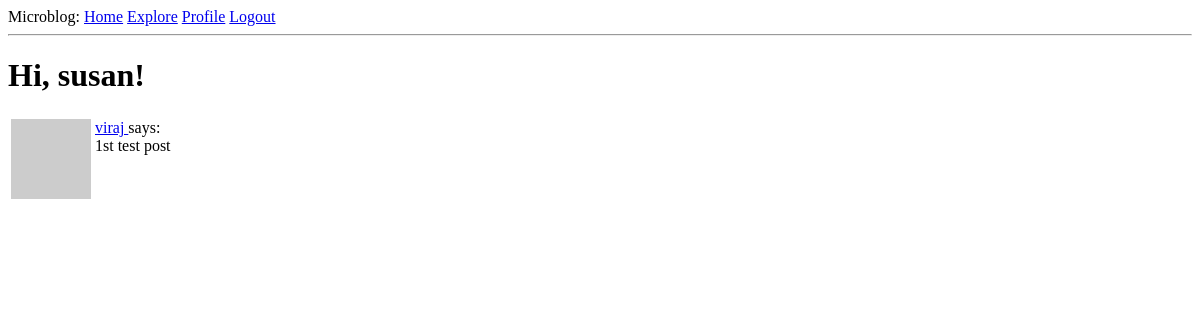
The page /explore (signed in) on the database as committed earlier.
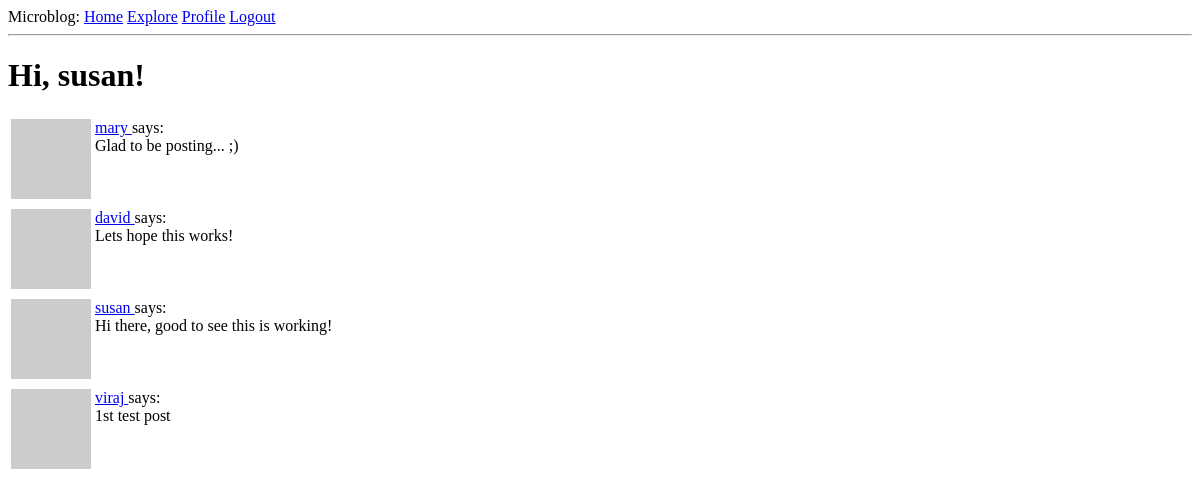
The same page on the database as committed later.
### app/models.py (models this page shows, shortened)
class User(UserMixin, db.Model):
  id = db.Column(db.Integer, primary_key=True)
  username = db.Column(db.String(64), index=True, unique=True)
  email = db.Column(db.String(120), index=True, unique=True)
  password_hash = db.Column(db.String(128))
  posts = db.relationship('Post', backref='author', lazy='dynamic')
  about_me = db.Column(db.String(140))
  last_seen = db.Column(db.DateTime, default=datetime.utcnow)
  followed = db.relationship('User',
                             secondary=followers,
                             primaryjoin=(followers.c.follower_id == id),
                             secondaryjoin=(followers.c.followed_id == id),
                             backref=db.backref('followers', lazy='dynamic'),
                             lazy='dynamic')
  def avatar(self, size):
    digest = md5(self.email.lower().encode('utf-8')).hexdigest()
    return 'https://gravatar.com/avatar/{}?d=identicon&s={}'.format(
      digest, size)

class Post(db.Model):
  id = db.Column(db.Integer, primary_key=True)
  body = db.Column(db.String(140))
  timestamp = db.Column(db.DateTime, index=True, default=datetime.utcnow)
  user_id = db.Column(db.Integer, db.ForeignKey('user.id'))

### app/routes.py (the view)
@app.route('/explore')
@login_required
def explore():
    posts = Post.query.order_by(Post.timestamp.desc()).all()
    return render_template('index.html', title='Explore', posts=posts)

### app/models.py (called while the page is built)
@login.user_loader
def load_user(id):
  return User.query.get(int(id))

### app/routes.py (called while the page is built)
@app.before_request
def before_request():
  if current_user.is_authenticated:
    current_user.last_seen = datetime.utcnow()
    db.session.commit()

### app/templates/index.html (shortened to what this page needs)
{% extends 'base.html' %}
{% block content %}
  <h1>Hi, {{current_user.username}}!</h1>
  {% for post in posts %}
    {% include '_post.html' %}
  {% endfor %}
{% endblock %}

### app/templates/base.html (shortened to what this page needs)
<!DOCTYPE html>
<html lang="en">
<head>
</head>
<body>
  <div>
    Microblog:
    <a href="{{ url_for('index') }}">Home</a>
    {% if current_user.is_anonymous %}
    <a href="{{ url_for('login') }}">Login</a>
    {% else %}
     <a href="{{ url_for('explore') }}">Explore</a>
    <a href="{{ url_for('user', username=current_user.username) }}">Profile</a>
    <a href="{{ url_for('logout') }}">Logout</a>
    {% endif %}
  </div>
  <hr>
  {% block content %}{% endblock %}
</body>
</html>

### app/templates/_post.html
<table>
  <tr valign="top">
    <td><img src="{{ post.author.avatar(36) }}" alt=""></td>
    <td>
      <a href="{{url_for('user',username=post.author.username)}}">
      {{ post.author.username }}
      </a>
        says: <br>{{ post.body }}</td>
  </tr>
</table>

Rows that differ between the two databases and show on the page:
added Post: author.username "mary", body "Glad to be posting... ;)"
added Post: author.username "david", body "Lets hope this works!"
added Post: author.username "susan", body "Hi there, good to see this is working!"
